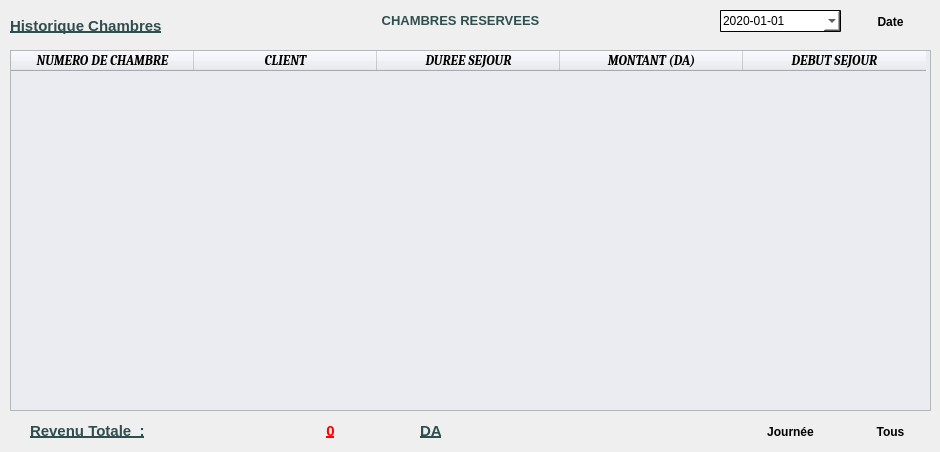
   <widget class="QWidget" name="tab_5">
    <attribute name="title">
     <string>Hotel et chambres</string>
    </attribute>
    <widget class="QPushButton" name="roomTotal">
     <property name="geometry">
      <rect>
       <x>240</x>
       <y>420</y>
       <width>181</width>
       <height>21</height>
      </rect>
     </property>
     <property name="font">
      <font>
       <pointsize>11</pointsize>
       <weight>75</weight>
       <bold>true</bold>
       <underline>true</underline>
      </font>
     </property>
     <property name="styleSheet">
      <string notr="true">QPushButton{color:red;border : 0px;text-align:center;}</string>
     </property>
     <property name="text">
      <string>0</string>
     </property>
    </widget>
    <widget class="QPushButton" name="roomGlobal">
     <property name="geometry">
      <rect>
       <x>850</x>
       <y>420</y>
       <width>81</width>
       <height>23</height>
      </rect>
     </property>
     <property name="font">
      <font>
       <weight>75</weight>
       <bold>true</bold>
      </font>
     </property>
     <property name="cursor">
      <cursorShape>PointingHandCursor</cursorShape>
     </property>
     <property name="toolTip">
      <string>Afficher Historique Dépenses Global</string>
     </property>
     <property name="statusTip">
      <string>Afficher Historique Dépenses Global</string>
     </property>
     <property name="styleSheet">
      <string notr="true">QPushButton{  border:0px;}
QPushButton:hover{color:green;}
QPushButton:focus{color:green;}</string>
     </property>
     <property name="text">
      <string>Tous</string>
     </property>
     <property name="icon">
      <iconset>
       <normaloff>../../IMAGES/EditImages/database (1).png</normaloff>../../IMAGES/EditImages/database (1).png</iconset>
     </property>
     <property name="shortcut">
      <string>Return</string>
     </property>
    </widget>
    <widget class="QDateEdit" name="roomDater">
     <property name="geometry">
      <rect>
       <x>720</x>
       <y>10</y>
       <width>121</width>
       <height>22</height>
      </rect>
     </property>
     <property name="styleSheet">
      <string notr="true">QDateEdit{background-color:white;border : 1px solid; border-radius:1px;}</string>
     </property>
     <property name="dateTime">
      <datetime>
       <hour>0</hour>
       <minute>0</minute>
       <second>0</second>
       <year>2020</year>
       <month>1</month>
       <day>1</day>
      </datetime>
     </property>
     <property name="minimumDateTime">
      <datetime>
       <hour>0</hour>
       <minute>0</minute>
       <second>0</second>
       <year>2019</year>
       <month>12</month>
       <day>1</day>
      </datetime>
     </property>
     <property name="displayFormat">
      <string>yyyy-MM-dd</string>
     </property>
     <property name="calendarPopup">
      <bool>true</bool>
     </property>
    </widget>
    <widget class="QTableWidget" name="roomTableWidget">
     <property name="geometry">
      <rect>
       <x>10</x>
       <y>50</y>
       <width>921</width>
       <height>361</height>
      </rect>
     </property>
     <property name="font">
      <font>
       <family>Arial</family>
       <pointsize>10</pointsize>
       <weight>75</weight>
       <italic>true</italic>
       <bold>true</bold>
      </font>
     </property>
     <property name="styleSheet">
      <string notr="true">background-color: #ebecf1;</string>
     </property>
     <property name="showGrid">
      <bool>false</bool>
     </property>
     <property name="rowCount">
      <number>0</number>
     </property>
     <property name="columnCount">
      <number>5</number>
     </property>
     <attribute name="horizontalHeaderDefaultSectionSize">
      <number>183</number>
     </attribute>
     <column>
      <property name="text">
       <string>NUMERO DE CHAMBRE</string>
      </property>
      <property name="font">
       <font>
        <family>Cambria</family>
        <pointsize>10</pointsize>
        <weight>75</weight>
        <bold>true</bold>
       </font>
      </property>
     </column>
     <column>
      <property name="text">
       <string>CLIENT</string>
      </property>
      <property name="font">
       <font>
        <family>Cambria</family>
        <pointsize>10</pointsize>
        <weight>75</weight>
        <bold>true</bold>
       </font>
      </property>
     </column>
     <column>
      <property name="text">
       <string>DUREE SEJOUR</string>
      </property>
      <property name="font">
       <font>
        <family>Cambria</family>
        <pointsize>10</pointsize>
        <weight>75</weight>
        <bold>true</bold>
       </font>
      </property>
     </column>
     <column>
      <property name="text">
       <string>MONTANT (DA)</string>
      </property>
      <property name="font">
       <font>
        <family>Cambria</family>
        <pointsize>10</pointsize>
        <weight>75</weight>
        <bold>true</bold>
       </font>
      </property>
     </column>
     <column>
      <property name="text">
       <string>DEBUT SEJOUR</string>
      </property>
      <property name="font">
       <font>
        <family>Cambria</family>
        <pointsize>10</pointsize>
        <weight>75</weight>
        <bold>true</bold>
       </font>
      </property>
     </column>
    </widget>
    <widget class="QPushButton" name="pushButton_7">
     <property name="geometry">
      <rect>
       <x>10</x>
       <y>10</y>
       <width>221</width>
       <height>31</height>
      </rect>
     </property>
     <property name="font">
      <font>
       <pointsize>11</pointsize>
       <weight>75</weight>
       <bold>true</bold>
       <underline>true</underline>
      </font>
     </property>
     <property name="styleSheet">
      <string notr="true">QPushButton{color:#2f4f4f;border : 0px;text-align:left;}</string>
     </property>
     <property name="text">
      <string>Historique Chambres</string>
     </property>
     <property name="icon">
      <iconset>
       <normaloff>../../../RESTAURENT-BASIC/IMAGES/EditImages/drawing-tablet.png</normaloff>../../../RESTAURENT-BASIC/IMAGES/EditImages/drawing-tablet.png</iconset>
     </property>
    </widget>
    <widget class="QPushButton" name="roomDay">
     <property name="geometry">
      <rect>
       <x>750</x>
       <y>420</y>
       <width>81</width>
       <height>23</height>
      </rect>
     </property>
     <property name="font">
      <font>
       <weight>75</weight>
       <bold>true</bold>
      </font>
     </property>
     <property name="cursor">
      <cursorShape>PointingHandCursor</cursorShape>
     </property>
     <property name="toolTip">
      <string>Afficher Historique Dépenses Journalier</string>
     </property>
     <property name="statusTip">
      <string>Afficher Historique Dépenses Journalier</string>
     </property>
     <property name="styleSheet">
      <string notr="true">QPushButton{  border:0px;}
QPushButton:hover{color:green;}
QPushButton:focus{color:green;}</string>
     </property>
     <property name="text">
      <string>Journée</string>
     </property>
     <property name="icon">
      <iconset>
       <normaloff>../../IMAGES/EditImages/database (1).png</normaloff>../../IMAGES/EditImages/database (1).png</iconset>
     </property>
     <property name="shortcut">
      <string>Return</string>
     </property>
    </widget>
    <widget class="QPushButton" name="roomDate">
     <property name="geometry">
      <rect>
       <x>320</x>
       <y>10</y>
       <width>281</width>
       <height>21</height>
      </rect>
     </property>
     <property name="font">
      <font>
       <pointsize>10</pointsize>
       <weight>75</weight>
       <bold>true</bold>
       <underline>false</underline>
      </font>
     </property>
     <property name="styleSheet">
      <string notr="true">QPushButton{color:#2f4f4f;border : 0px;text-align:center;}</string>
     </property>
     <property name="text">
      <string>CHAMBRES RESERVEES</string>
     </property>
    </widget>
    <widget class="QPushButton" name="title_8">
     <property name="geometry">
      <rect>
       <x>420</x>
       <y>420</y>
       <width>41</width>
       <height>21</height>
      </rect>
     </property>
     <property name="font">
      <font>
       <pointsize>11</pointsize>
       <weight>75</weight>
       <bold>true</bold>
       <underline>true</underline>
      </font>
     </property>
     <property name="styleSheet">
      <string notr="true">QPushButton{color:#2f4f4f;border : 0px;text-align:left;}</string>
     </property>
     <property name="text">
      <string>DA</string>
     </property>
    </widget>
    <widget class="QPushButton" name="title_17">
     <property name="geometry">
      <rect>
       <x>30</x>
       <y>420</y>
       <width>211</width>
       <height>21</height>
      </rect>
     </property>
     <property name="font">
      <font>
       <pointsize>11</pointsize>
       <weight>75</weight>
       <bold>true</bold>
       <underline>true</underline>
      </font>
     </property>
     <property name="styleSheet">
      <string notr="true">QPushButton{color:#2f4f4f;border : 0px;text-align:left;}</string>
     </property>
     <property name="text">
      <string>Revenu Totale  :</string>
     </property>
    </widget>
    <widget class="QPushButton" name="dateRoom">
     <property name="geometry">
      <rect>
       <x>850</x>
       <y>10</y>
       <width>81</width>
       <height>23</height>
      </rect>
     </property>
     <property name="font">
      <font>
       <weight>75</weight>
       <bold>true</bold>
      </font>
     </property>
     <property name="cursor">
      <cursorShape>PointingHandCursor</cursorShape>
     </property>
     <property name="toolTip">
      <string>Afficher Historique Dépenses Journalier</string>
     </property>
     <property name="statusTip">
      <string>Afficher Historique Dépenses Journalier</string>
     </property>
     <property name="styleSheet">
      <string notr="true">QPushButton{  border:0px;}
QPushButton:hover{color:green;}
QPushButton:focus{color:green;}</string>
     </property>
     <property name="text">
      <string>Date</string>
     </property>
     <property name="icon">
      <iconset>
       <normaloff>../../IMAGES/Icons/calendar.png</normaloff>../../IMAGES/Icons/calendar.png</iconset>
     </property>
     <property name="shortcut">
      <string>Return</string>
     </property>
    </widget>
   </widget>
